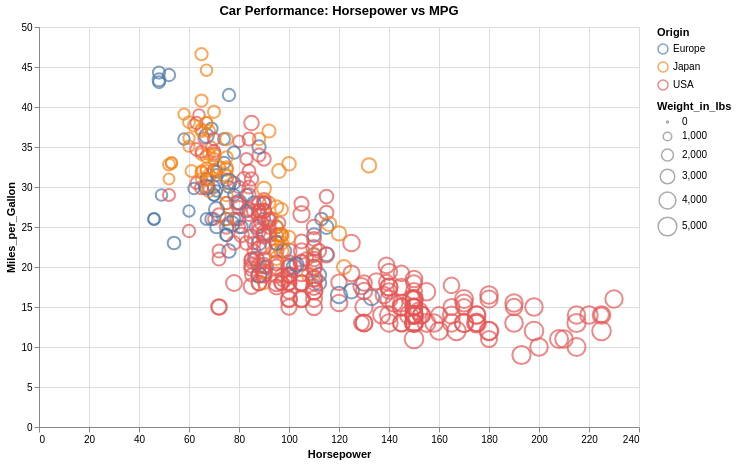

The notebook cell saved with this chart:
### Code cell
# Enhance the chart with more encoding channels
# We can encode additional data dimensions using color, size, shape, etc.

chart2 = alt.Chart(cars).mark_point().encode(
    x='Horsepower',
    y='Miles_per_Gallon',
    color='Origin',  # Color points by country of origin
    size='Weight_in_lbs',  # Size points by weight
    tooltip=['Name', 'Horsepower', 'Miles_per_Gallon', 'Origin']  # Show info on hover
).properties(
    width=600,
    height=400,
    title='Car Performance: Horsepower vs MPG'
)

chart2

### Figure 1 — Vega-Lite specification as saved in the notebook (floating-point values rounded to 4 significant figures; data arrays with more than 128 entries replaced by an {"elided": "..."} marker saying what was removed)
{"config": {"view": {"continuousWidth": 300, "continuousHeight": 300}}, "data": {"name": "data-583e73726c1545c56c203344161a975c"}, "mark": {"type": "point"}, "encoding": {"color": {"field": "Origin", "type": "nominal"}, "size": {"field": "Weight_in_lbs", "type": "quantitative"}, "tooltip": [{"field": "Name", "type": "nominal"}, {"field": "Horsepower", "type": "quantitative"}, {"field": "Miles_per_Gallon", "type": "quantitative"}, {"field": "Origin", "type": "nominal"}], "x": {"field": "Horsepower", "type": "quantitative"}, "y": {"field": "Miles_per_Gallon", "type": "quantitative"}}, "height": 400, "title": "Car Performance: Horsepower vs MPG", "width": 600, "$schema": "https://vega.github.io/schema/vega-lite/v5.20.1.json", "datasets": {"data-583e73726c1545c56c203344161a975c": {"elided": "406 records"}}}
